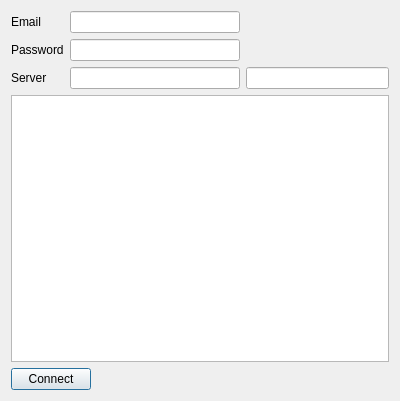
<?xml version="1.0" encoding="UTF-8"?>
<ui version="4.0">
 <class>Dialog</class>
 <widget class="QDialog" name="Dialog">
  <property name="geometry">
   <rect>
    <x>0</x>
    <y>0</y>
    <width>400</width>
    <height>401</height>
   </rect>
  </property>
  <property name="windowTitle">
   <string>Dialog</string>
  </property>
  <layout class="QGridLayout" name="gridLayout">
   <item row="0" column="0">
    <widget class="QLabel" name="label">
     <property name="text">
      <string>Email</string>
     </property>
    </widget>
   </item>
   <item row="0" column="1" colspan="2">
    <widget class="QLineEdit" name="emailLE"/>
   </item>
   <item row="0" column="3">
    <spacer name="horizontalSpacer">
     <property name="orientation">
      <enum>Qt::Horizontal</enum>
     </property>
     <property name="sizeHint" stdset="0">
      <size>
       <width>139</width>
       <height>20</height>
      </size>
     </property>
    </spacer>
   </item>
   <item row="1" column="0">
    <widget class="QLabel" name="label_2">
     <property name="text">
      <string>Password</string>
     </property>
    </widget>
   </item>
   <item row="1" column="1" colspan="2">
    <widget class="QLineEdit" name="passwordLE"/>
   </item>
   <item row="1" column="3">
    <spacer name="horizontalSpacer_2">
     <property name="orientation">
      <enum>Qt::Horizontal</enum>
     </property>
     <property name="sizeHint" stdset="0">
      <size>
       <width>139</width>
       <height>20</height>
      </size>
     </property>
    </spacer>
   </item>
   <item row="2" column="0">
    <widget class="QLabel" name="label_3">
     <property name="text">
      <string>Server</string>
     </property>
    </widget>
   </item>
   <item row="2" column="1" colspan="2">
    <widget class="QLineEdit" name="ipLE"/>
   </item>
   <item row="2" column="3">
    <widget class="QLineEdit" name="portLE"/>
   </item>
   <item row="3" column="0" colspan="4">
    <widget class="QListView" name="listView"/>
   </item>
   <item row="4" column="0" colspan="2">
    <widget class="QPushButton" name="pushButton">
     <property name="text">
      <string>Connect</string>
     </property>
    </widget>
   </item>
   <item row="4" column="2">
    <spacer name="horizontalSpacer_3">
     <property name="orientation">
      <enum>Qt::Horizontal</enum>
     </property>
     <property name="sizeHint" stdset="0">
      <size>
       <width>140</width>
       <height>20</height>
      </size>
     </property>
    </spacer>
   </item>
  </layout>
 </widget>
 <layoutdefault spacing="6" margin="11"/>
 <resources/>
 <connections/>
</ui>
